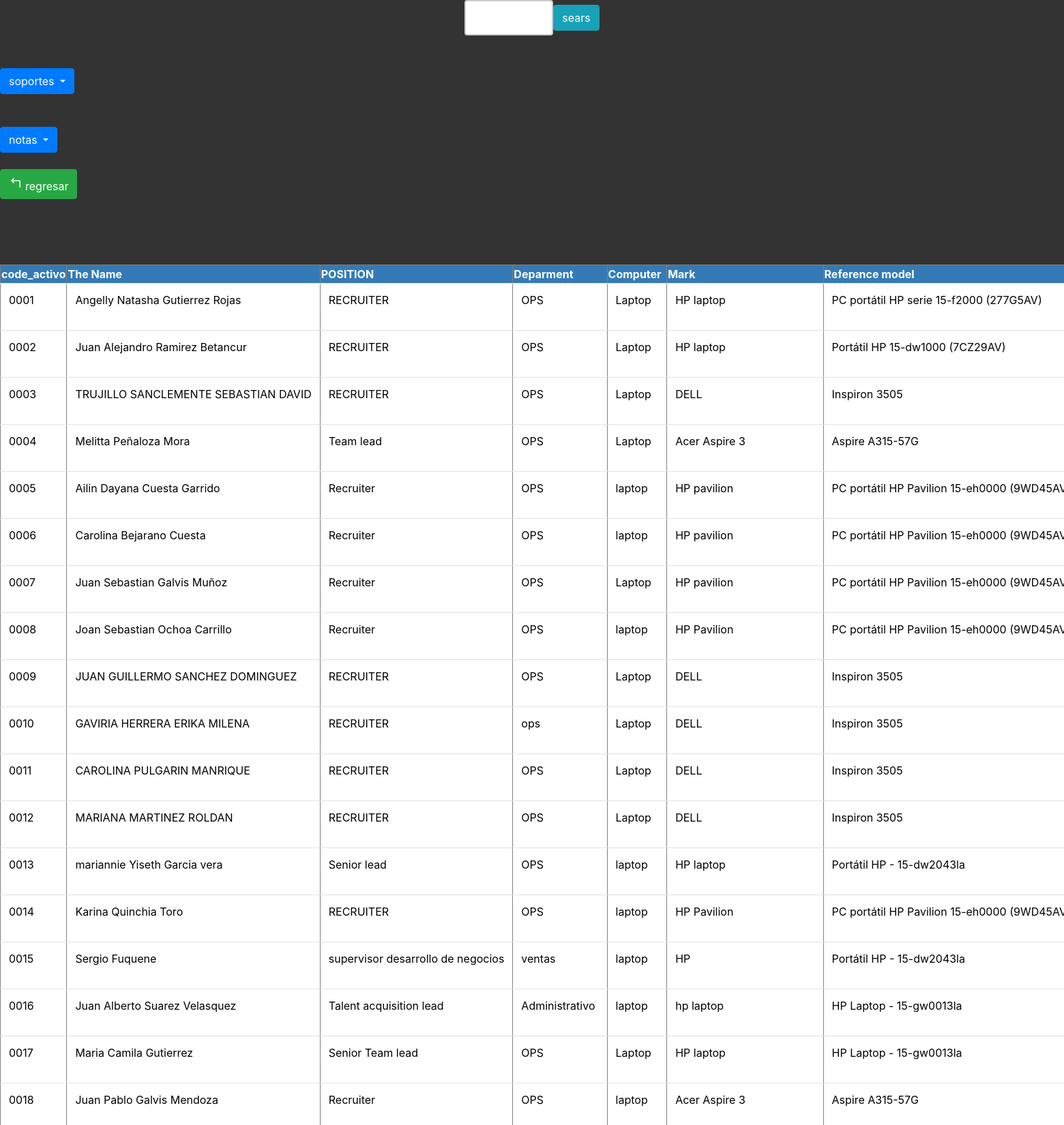
Page /busqueda.php (signed in, upper part) on the committed database.
### tables this page shows
CREATE TABLE `inventory` (
  `code_activo` int(4) UNSIGNED ZEROFILL NOT NULL,
  `NOMBRE` varchar(255) NOT NULL,
  `POSITION` varchar(255) NOT NULL,
  `Deparment` varchar(255) NOT NULL,
  `COMPUTER` varchar(255) NOT NULL,
  `MARCA` varchar(255) NOT NULL,
  `MODELO_REFERENCIA` varchar(255) NOT NULL,
  `SERIALES` varchar(255) NOT NULL,
  `PROCESSOR` varchar(255) NOT NULL,
  `Email` varchar(255) NOT NULL,
  `CONTRASEÑA` varchar(255) NOT NULL,
  `PIN` varchar(255) NOT NULL,
  `NOMBRE_EQUIPO` varchar(255) NOT NULL,
  `comment` varchar(255) NOT NULL,
  `CAMBIO` varchar(2555) NOT NULL,
  `RAM` varchar(255) NOT NULL,
  `HARD_DRIVE` varchar(255) NOT NULL,
  `SERIAL_CARGADOR` varchar(255) NOT NULL,
  `NUMERO_PARTE_CARGADOR` varchar(255) NOT NULL,
  `PROVEEDOR` varchar(255) NOT NULL,
  `FECHA_COMPRA` date NOT NULL,
  `COSTO_EQUIPO` int(11) NOT NULL
);

### busqueda.php (the view, shortened to what this page needs)
<?php
if (isset($_SESSION["usuario"])) {
?>
<?php
include 'conexion.php';
?>
<!DOCTYPE html>
<html lang="en">
<head>
<link rel="stylesheet" href="https://cdn.jsdelivr.net/npm/bootstrap@4.6.2/dist/css/bootstrap.min.css">
</head>
<body>
<form action="busqueda.php"    method="post">
<input type="text" name="busqueda" > <br>
<input type="submit"  class="btn btn-info " name="enviar" value="sears">
</form>
<br>
<br>
<div class="dropdown">
  <button class="btn btn-primary dropdown-toggle" type="button" data-toggle="dropdown" aria-expanded="false">
    soportes
  </button>
</div><BR></BR>
<div class="dropdown">
  <button class="btn btn-primary dropdown-toggle" type="button" data-toggle="dropdown" aria-expanded="false">
    notas
  </button>
<br>
<br>
<a href="/INVENTARIOdos/inventory.php" class="btn btn-success" >  <span class="material-symbols-outlined" style="
  font-variation-settings:
  'FILL' 0,
  'wght' 400,
  'GRAD' 0,
  'opsz' 48">turn_left</span>regresar</a> <br><br>
<br><br><br>
<table border="1" >
<thead>
<tr style="background:#337ab7; color:WHITE;" >
    <th  scope="col">code_activo</th>
    <th  scope="col">The Name</th>
    <Th>POSITION</Th>
    <th>Deparment</th>
    <th>Computer</th>
    <Th>Mark</Th>
    <th>Reference model</th>
</tr>
</thead>
<tbody>
<?php
$consulta=$con->query("SELECT * FROM inventory  WHERE
code_activo LIKE '%$busqueda%'  or  NOMBRE LIKE '%$busqueda%'
 or  POSITION LIKE '%$busqueda%'  or  Deparment LIKE '%$busqueda%'
  or  COMPUTER LIKE '%$busqueda%' or  MARCA LIKE '%$busqueda%' or
   MODELO_REFERENCIA  LIKE '%$busqueda%' or  SERIALES LIKE '%$busqueda%'
     or  PROCESSOR LIKE '%$busqueda%'  or  Email LIKE '%$busqueda%' or
      CONTRASEÑA LIKE '%$busqueda%'  or  PIN LIKE '%$busqueda%'  or
       NOMBRE_EQUIPO LIKE '%$busqueda%'  or  comment LIKE '%$busqueda%'
        or  RAM LIKE '%$busqueda%' or  HARD_DRIVE LIKE '%$busqueda%' or
         SERIAL_CARGADOR LIKE '%$busqueda%'  or  NUMERO_PARTE_CARGADOR
          LIKE '%$busqueda%' or  PROVEEDOR LIKE '%$busqueda%'   or
           FECHA_COMPRA LIKE '%$busqueda%'  or  COSTO_EQUIPO LIKE
           '%$busqueda%' ");
while($row=$consulta->fetch_array()){
?>
<tr class="table table-striped"  style="background:white; color:black;">
<td><?php echo $row['code_activo'] ?></td>
<td><?php echo $row['NOMBRE'] ?></td>
<td><?php echo $row['POSITION'] ?></td>
<td><?php echo $row['Deparment'] ?></td>
<td><?php echo $row['COMPUTER'] ?></td>
<td><?php echo $row['MARCA'] ?></td>
<td><?php echo $row['MODELO_REFERENCIA'] ?></td>
</tr>
<?php
}
?>
</tbody>
</table>
</body>
   <br><br>
 </a></button> <br><br><br><br>
  </body>
</html>
<?php
}else {
    header("location:/inventariodos/");
}
?>

### busqueda.php (style rules this page uses)
input[type=text] { width: 130px; box-sizing: border-box; border: 2px solid #ccc; border-radius: 4px; font-size: 16px; background-color: white; background-image: url(''); background-position: 10px 10px; background-repeat: no-repeat; padding: 12px 20px 12px 40px; transition: width 0.4s ease-in-out; }
body { background-color:#333333; }
form { display: flex; align-items: center; justify-content: center; }
table { table-layout: fixed; width: max-content; }
th, td { word-wrap: break-word; position:relative; width:300; overflow:"auto"; }

### rows in the picture
inventory: code_activo "0001", NOMBRE "Angelly Natasha Gutierrez Rojas", POSITION "RECRUITER", Deparment "OPS", COMPUTER "Laptop", MARCA "HP laptop", MODELO_REFERENCIA "PC portátil HP serie 15-f2000 (277G5AV)"
inventory: code_activo "0002", NOMBRE "Juan Alejandro Ramirez Betancur", POSITION "RECRUITER", Deparment "OPS", COMPUTER "Laptop", MARCA "HP laptop", MODELO_REFERENCIA "Portátil HP 15-dw1000 (7CZ29AV)"
inventory: code_activo "0003", NOMBRE "TRUJILLO SANCLEMENTE SEBASTIAN DAVID", POSITION "RECRUITER", Deparment "OPS", COMPUTER "Laptop", MARCA "DELL", MODELO_REFERENCIA "Inspiron 3505"
inventory: code_activo "0004", NOMBRE "Melitta Peñaloza Mora", POSITION "Team lead", Deparment "OPS", COMPUTER "Laptop", MARCA "Acer Aspire 3", MODELO_REFERENCIA "Aspire A315-57G"
inventory: code_activo "0005", NOMBRE "Ailin Dayana Cuesta Garrido", POSITION "Recruiter", Deparment "OPS", COMPUTER "laptop", MARCA "HP pavilion", MODELO_REFERENCIA "PC portátil HP Pavilion 15-eh0000…"
inventory: code_activo "0006", NOMBRE "Carolina Bejarano Cuesta", POSITION "Recruiter", Deparment "OPS", COMPUTER "laptop", MARCA "HP pavilion", MODELO_REFERENCIA "PC portátil HP Pavilion 15-eh0000…"
inventory: code_activo "0007", NOMBRE "Juan Sebastian Galvis Muñoz", POSITION "Recruiter", Deparment "OPS", COMPUTER "Laptop", MARCA "HP pavilion", MODELO_REFERENCIA "PC portátil HP Pavilion 15-eh0000…"
inventory: code_activo "0008", NOMBRE "Joan Sebastian Ochoa Carrillo", POSITION "Recruiter", Deparment "OPS", COMPUTER "laptop", MARCA "HP Pavilion", MODELO_REFERENCIA "PC portátil HP Pavilion 15-eh0000…"
inventory: code_activo "0009", NOMBRE "JUAN GUILLERMO SANCHEZ DOMINGUEZ", POSITION "RECRUITER", Deparment "OPS", COMPUTER "Laptop", MARCA "DELL", MODELO_REFERENCIA "Inspiron 3505"
inventory: code_activo "0010", NOMBRE "GAVIRIA HERRERA ERIKA MILENA", POSITION "RECRUITER", Deparment "ops", COMPUTER "Laptop", MARCA "DELL", MODELO_REFERENCIA "Inspiron 3505"
inventory: code_activo "0011", NOMBRE "CAROLINA PULGARIN MANRIQUE", POSITION "RECRUITER", Deparment "OPS", COMPUTER "Laptop", MARCA "DELL", MODELO_REFERENCIA "Inspiron 3505"
inventory: code_activo "0012", NOMBRE "MARIANA MARTINEZ ROLDAN", POSITION "RECRUITER", Deparment "OPS", COMPUTER "Laptop", MARCA "DELL", MODELO_REFERENCIA "Inspiron 3505"
inventory: code_activo "0013", NOMBRE "mariannie Yiseth Garcia vera", POSITION "Senior lead", Deparment "OPS", COMPUTER "laptop", MARCA "HP laptop", MODELO_REFERENCIA "Portátil HP - 15-dw2043la"
inventory: code_activo "0014", NOMBRE "Karina Quinchia Toro", POSITION "RECRUITER", Deparment "OPS", COMPUTER "laptop", MARCA "HP Pavilion", MODELO_REFERENCIA "PC portátil HP Pavilion 15-eh0000…"
inventory: code_activo "0015", NOMBRE "Sergio Fuquene", POSITION "supervisor desarrollo de negocios", Deparment "ventas", COMPUTER "laptop", MARCA "HP", MODELO_REFERENCIA "Portátil HP - 15-dw2043la"
inventory: code_activo "0016", NOMBRE "Juan Alberto Suarez Velasquez", POSITION "Talent acquisition lead", Deparment "Administrativo", COMPUTER "laptop", MARCA "hp laptop", MODELO_REFERENCIA "HP Laptop - 15-gw0013la"
inventory: code_activo "0017", NOMBRE "Maria Camila Gutierrez", POSITION "Senior Team lead", Deparment "OPS", COMPUTER "Laptop", MARCA "HP laptop", MODELO_REFERENCIA "HP Laptop - 15-gw0013la"
inventory: code_activo "0018", NOMBRE "Juan Pablo Galvis Mendoza", POSITION "Recruiter", Deparment "OPS", COMPUTER "laptop", MARCA "Acer Aspire 3", MODELO_REFERENCIA "Aspire A315-57G"
